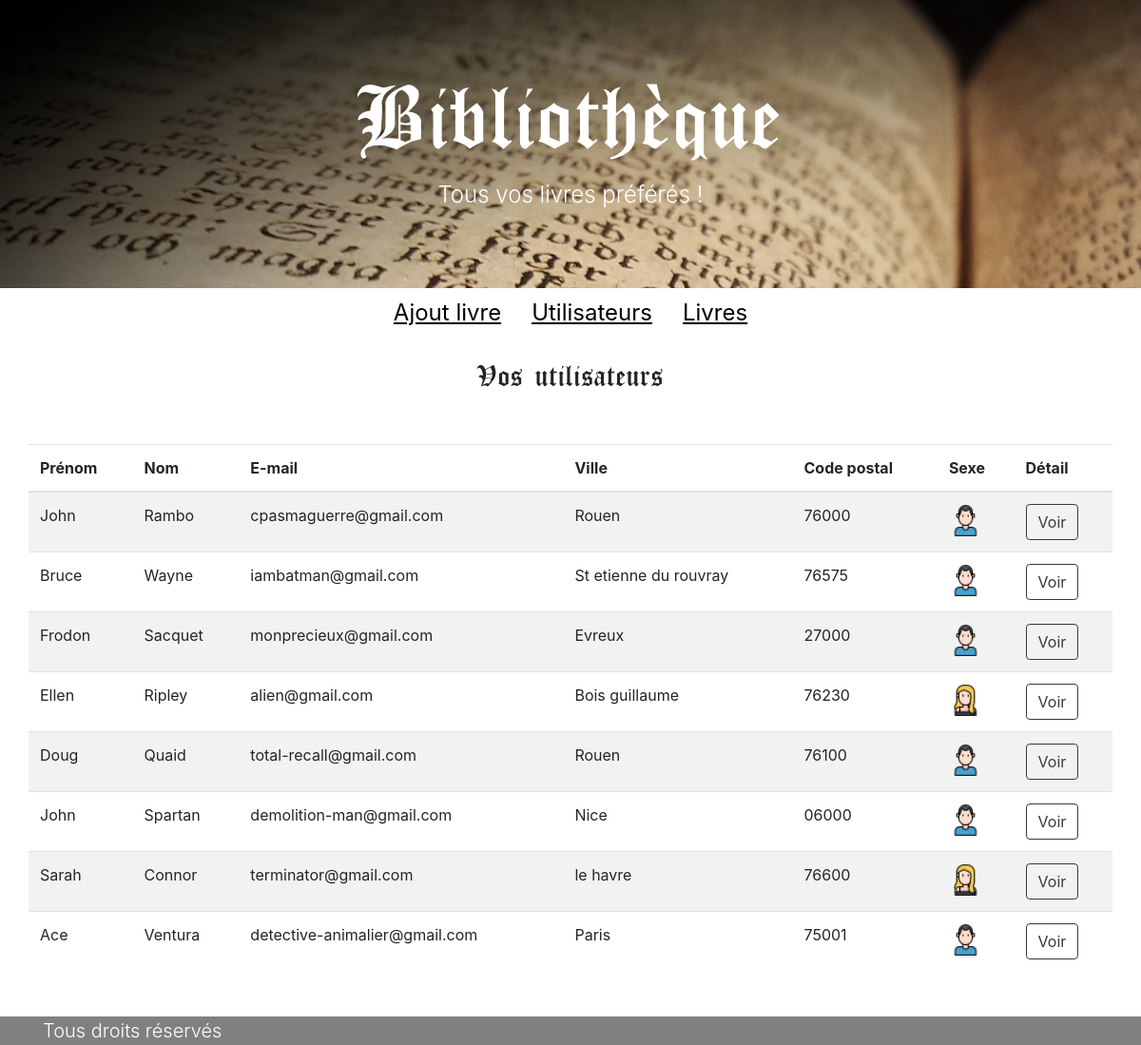
The page /users.php on the database its author committed.
### tables this page shows
CREATE TABLE User(
  id INT UNSIGNED NOT NULL AUTO_INCREMENT,
  lastname VARCHAR(50) NOT NULL,
  firstname VARCHAR(50) NOT NULL,
  email VARCHAR(50) NOT NULL UNIQUE,
  city VARCHAR(30) NOT NULL,
  city_code CHAR(5) NOT NULL,
  sex CHAR(1) NOT NULL,
  PRIMARY KEY (id)
);

### users.php (called while the page is built)
<?php
require "view/template/header.php";
require "view/template/nav.php";
require "model/entity/user.php";
require "model/userManager.php";
$userManager = new UserManager();
$users = $userManager->getUsers();
require "view/usersView.php";
require "view/template/footer.php";

### model/userManager.php (called while the page is built, shortened)
<?php
class userManager {
  public function __construct(){
    $this->db = new PDO('mysql:host=localhost;dbname=bibliotheque_PHP', 'bibliothequePHP', 'root');
  }
  public function getUsers() {
    $query = $this->db->query(
      "SELECT id, lastname, firstname, email, city, city_code, sex
      FROM user"
    );
    $users = $query->fetchAll(PDO::FETCH_ASSOC);
    foreach($users as $key => $user){
      $users[$key] = new User($user);
    }
    return $users;
  }
}

### model/entity/user.php (called while the page is built, shortened)
<?php
class User {
    protected int $id;
    protected string $lastname;
    protected string $firstname;
    protected string $email;
    protected string $city;
    protected string $city_code;
    protected string $sex;
    public function setId(int $id):self{
        $this->id = $id;
        return $this;
    }
    public function getId(){
        return $this->id;
    }
    public function setLastname(string $lastname):self{
        $this->lastname = $lastname;
        return $this;
    }
    public function getLastname(){
        return $this->lastname;
    }
    public function setFirstname(string $firstname):self{
        $this->firstname = $firstname;
        return $this;
    }
    public function getFirstname(){
        return $this->firstname;
    }
    public function setEmail(string $email):self{
        $this->email = $email;
        return $this;
    }
    public function getEmail(){
        return $this->email;
    }
    public function setCity(string $city):self{
        $this->city = $city;
        return $this;
    }
    public function getCity(){
        return $this->city;
    }
    public function setCity_code(string $city_code):self{
        $this->city_code = $city_code;
        return $this;
    }
    public function getCity_code(){
        return $this->city_code;
    }
    public function setSex(string $sex):self{
        if (in_array($sex, self::SEX)) {
            $this->sex = $sex;
          }
        return $this;
    }
    public function getSex(){
        return $this->sex;
    }
    private function hydrate(array $data) {
        foreach ($data as $key => $value) {
            $method = "set" . ucfirst($key);
        }
    }
}

### view/usersView.php (the view)
<p class="mt-3 d-flex justify-content-center cloisterBlack" style="font-size: xx-large;">Vos utilisateurs</p>
<table class="table table-striped mt-5 mb-5 container">
  <thead>
    <tr>
      <th scope="col">Prénom</th>
      <th scope="col">Nom</th>
      <th scope="col">E-mail</th>
      <th scope="col">Ville</th>
      <th scope="col">Code postal</th>
      <th scope="col">Sexe</th>
      <th scope="col">Détail</th>
    </tr>
  </thead>
  <tbody>
    <?php foreach($users as $user): ?>
        <tr>
            <?php echo "<td>" . $user->getFirstname() . "</td>"; ?>
            <?php echo "<td>" . $user->getLastname() . "</td>"; ?>
            <?php echo "<td>" . $user->getEmail() . "</td>"; ?>
            <?php echo "<td>" . $user->getCity() . "</td>"; ?>
            <?php echo "<td>" . $user->getCity_code() . "</td>"; ?>
            <?php if($user->getSex() === "H"): ?>
              <td><img src="assets/img/male.png" class="card-img-top" style="width: 35px;" alt="man"></td>
            <?php else: ?>
              <td><img src="assets/img/female.png" class="card-img-top" style="width: 35px;" alt="female"></td>
            <?php endif; ?>
            <td><a href="user.php?id=<?php echo $user->getId()?>><button type="button" class="btn btn-outline-dark" name="id">Voir</button></a></td>
    <?php endforeach; ?>
        </tr>
</tbody>
</table>

### view/template/header.php (shortened to what this page needs)
<!DOCTYPE html>
<html lang="fr">
<head>
    <link rel="stylesheet" href="https://cdn.jsdelivr.net/npm/bootstrap@4.5.3/dist/css/bootstrap.min.css">
    <link rel="stylesheet" href="assets/css/main.css">
    <link rel="stylesheet" href="https://cdnjs.cloudflare.com/ajax/libs/animate.css/4.1.1/animate.min.css"/>
</head>
<body>
<header>
    <div class="jumbotron jumbotron-fluid m-0">
    <div class="container">
        <h1 class="text-white cloisterBlack d-flex justify-content-center" style="font-size: 12vh">Bibliothèque</h1>
        <p class="lead text-white d-flex justify-content-center" style="font-size: 3vh">Tous vos livres préférés !</p>
    </div>
    </div>
</header>
<main>

### view/template/nav.php
<ul class="nav justify-content-center">
  <li class="nav-item">
    <a class="nav-link" style="text-decoration: underline; color: black; font-size :x-large" href="addBook.php">Ajout livre</a>
  </li>
  <li class="nav-item">
    <a class="nav-link" style="text-decoration: underline; color: black; font-size :x-large" href="users.php">Utilisateurs</a>
  </li>
  <li class="nav-item">
    <a class="nav-link" style="text-decoration: underline; color: black; font-size :x-large" href="index.php">Livres</a>
  </li>
</ul>

### view/template/footer.php
</main>
<footer>
  <div class="jumbotron-fluid text-white mb-0">
    <div class="container">
      <p class="lead mb-0">Tous droits réservés</p>
    </div>
  </div>
</footer>
</body>
</html>

### assets/css/main.css (style rules this page uses)
html { color: #222; font-size: 1em; line-height: 1.4; }
audio, canvas, iframe, img, svg, video { vertical-align: middle; }
.cloisterBlack { font-family: "cloisterBlack", Arial, Helvetica, sans-serif; }
.jumbotron { background-image: url(../img/bookheader.jpg); background-attachment: fixed; background-size: cover; }
footer { background-color: grey; }

### rows shown on the page
user: firstname "John", lastname "Rambo", email "cpasmaguerre@gmail.com", city "Rouen", city_code "76000"
user: firstname "Bruce", lastname "Wayne", email "iambatman@gmail.com", city "St etienne du rouvray", city_code "76575"
user: firstname "Frodon", lastname "Sacquet", email "monprecieux@gmail.com", city "Evreux", city_code "27000"
user: firstname "Ellen", lastname "Ripley", email "alien@gmail.com", city "Bois guillaume", city_code "76230"
user: firstname "Doug", lastname "Quaid", email "total-recall@gmail.com", city "Rouen", city_code "76100"
user: firstname "John", lastname "Spartan", email "demolition-man@gmail.com", city "Nice", city_code "06000"
user: firstname "Sarah", lastname "Connor", email "terminator@gmail.com", city "le havre", city_code "76600"
user: firstname "Ace", lastname "Ventura", email "detective-animalier@gmail.com", city "Paris", city_code "75001"
